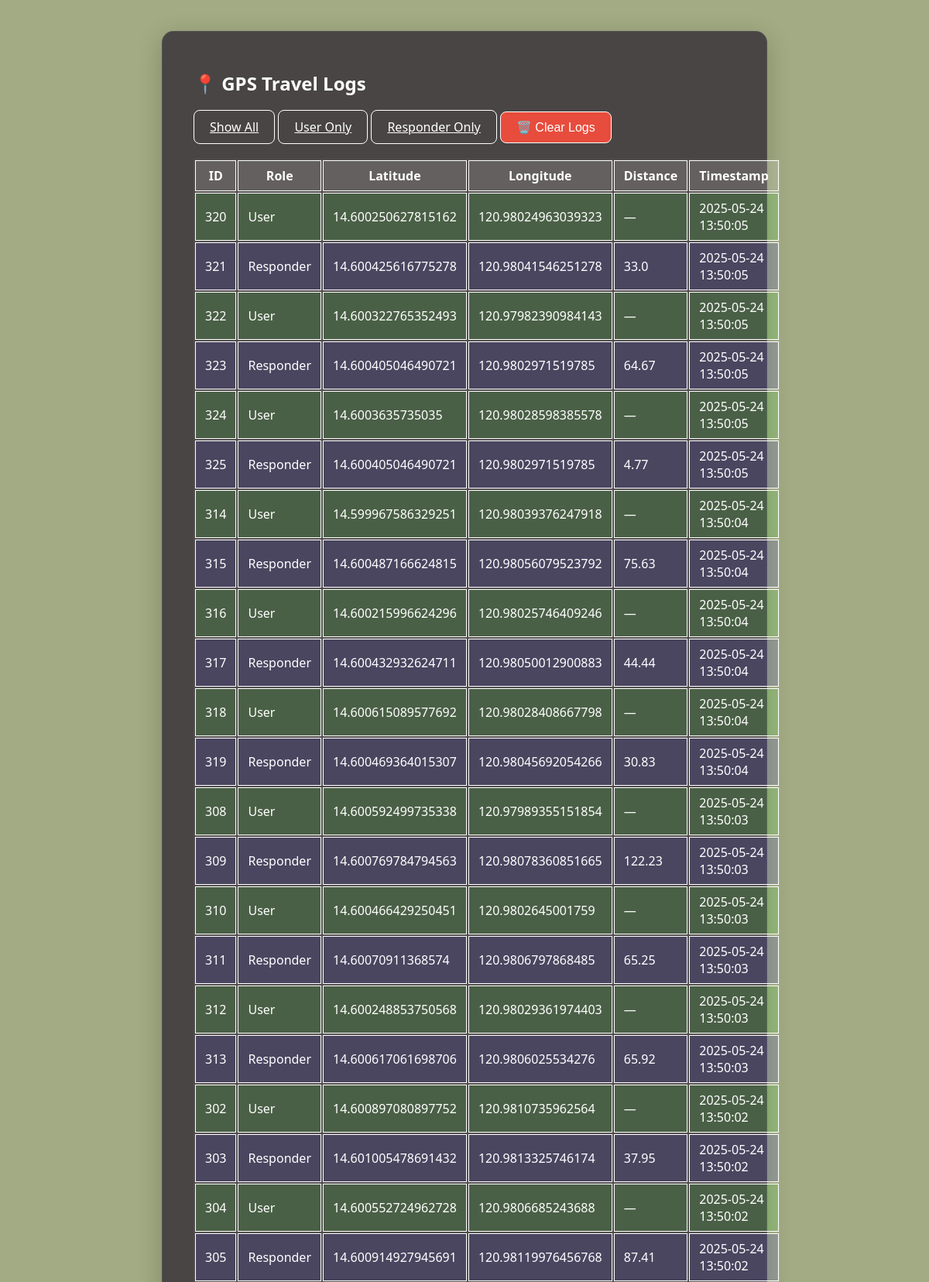
Page /logs (upper part) on the committed database.
### tables this page shows
CREATE TABLE gps_logs (
                    id INTEGER PRIMARY KEY AUTOINCREMENT,
                    role TEXT,
                    latitude REAL,
                    longitude REAL,
                    distance REAL,
                    timestamp TEXT
                );

### app.py (the view)
@app.route('/logs')
def logs():
    conn = sqlite3.connect('gps_logs.db')
    c = conn.cursor()
    c.execute("SELECT * FROM gps_logs ORDER BY timestamp DESC")
    data = c.fetchall()
    conn.close()
    return render_template('logs.html', logs=data)

### templates/logs.html (shortened to what this page needs)
<!DOCTYPE html>
<html>
<head>
    <link rel="stylesheet" href="/static/style.css">
</head>
<body>
    <div class="container">
        <h2>📍 GPS Travel Logs</h2>
        <div class="btn-group">
            <a href="{{ url_for('logs') }}" class="btn">Show All</a>
            <a href="{{ url_for('logs', role='User') }}" class="btn">User Only</a>
            <a href="{{ url_for('logs', role='Responder') }}" class="btn">Responder Only</a>
            <form method="POST" action="{{ url_for('clear_logs') }}" onsubmit="return confirm('Are you sure you want to delete all logs?');">
                <button type="submit" class="btn" style="background-color: #e74c3c; color: white;">🗑️ Clear Logs</button>
            </form>
        </div>
        <table>
            <thead>
                <tr>
                    <th>ID</th>
                    <th>Role</th>
                    <th>Latitude</th>
                    <th>Longitude</th>
                    <th>Distance</th>
                    <th>Timestamp</th>
                </tr>
            </thead>
            <tbody>
            {% for log in logs %}
             <tr style="background-color:
             {% if log[1] == 'User' %} rgba(0, 255, 0, 0.1)
             {% elif log[1] == 'Responder' %}rgba(0, 0, 255, 0.1)
             {% endif %};">
            <td>{{ log[0] }}</td>
            <td>{{ log[1] }}</td>
            <td>{{ log[2] }}</td>
            <td>{{ log[3] }}</td>
            <td>{{ log[4] or '—' }}</td>
            <td>{{ log[5] }}</td>
        </tr>
        {% endfor %}
        </tbody>
        </table>
        <br>
    </div>
</body>
</html>

### static/style.css (style rules this page uses)
body { background: #a2ab83; height: 100vh; margin: 0; font-family: 'Segoe UI', Tahoma, Geneva, Verdana, sans-serif; color: rgb(255, 255, 255); }
.container { background: rgb(73, 69, 69); backdrop-filter: blur(12px); border-radius: 15px; padding: 30px 40px; max-width: 700px; margin: 40px auto; box-shadow: 0 8px 32px 0 rgba(0, 0, 0, 0.2); color: #ffffff; border: 1px solid rgba(107, 104, 104, 0.316); }
button, .btn { background-color: transparent; color: white; border: 1px solid white; padding: 10px 20px; border-radius: 8px; cursor: pointer; font-size: 16px; transition: all 0.3s ease; }

### templates/logs.html (style rules this page uses)
.btn-group { margin-bottom: 20px; }
.btn-group form { display: inline-block; }
table { width: 100%; background-color: rgba(255,255,255,0.05); color: white; }
th, td { padding: 8px 12px; border: 1px solid white; }
th { background-color: rgba(255,255,255,0.1); }

### rows in the picture
gps_logs: id "320", role "User", latitude "14.600250627815162", longitude "120.98024963039323", log "—", timestamp "2025-05-24 13:50:05"
gps_logs: id "321", role "Responder", latitude "14.600425616775278", longitude "120.98041546251278", distance "33.0", timestamp "2025-05-24 13:50:05"
gps_logs: id "322", role "User", latitude "14.600322765352493", longitude "120.97982390984143", log "—", timestamp "2025-05-24 13:50:05"
gps_logs: id "323", role "Responder", latitude "14.600405046490721", longitude "120.9802971519785", distance "64.67", timestamp "2025-05-24 13:50:05"
gps_logs: id "324", role "User", latitude "14.6003635735035", longitude "120.98028598385578", log "—", timestamp "2025-05-24 13:50:05"
gps_logs: id "325", role "Responder", latitude "14.600405046490721", longitude "120.9802971519785", distance "4.77", timestamp "2025-05-24 13:50:05"
gps_logs: id "314", role "User", latitude "14.599967586329251", longitude "120.98039376247918", log "—", timestamp "2025-05-24 13:50:04"
gps_logs: id "315", role "Responder", latitude "14.600487166624815", longitude "120.98056079523792", distance "75.63", timestamp "2025-05-24 13:50:04"
gps_logs: id "316", role "User", latitude "14.600215996624296", longitude "120.98025746409246", log "—", timestamp "2025-05-24 13:50:04"
gps_logs: id "317", role "Responder", latitude "14.600432932624711", longitude "120.98050012900883", distance "44.44", timestamp "2025-05-24 13:50:04"
gps_logs: id "318", role "User", latitude "14.600615089577692", longitude "120.98028408667798", log "—", timestamp "2025-05-24 13:50:04"
gps_logs: id "319", role "Responder", latitude "14.600469364015307", longitude "120.98045692054266", distance "30.83", timestamp "2025-05-24 13:50:04"
gps_logs: id "308", role "User", latitude "14.600592499735338", longitude "120.97989355151854", log "—", timestamp "2025-05-24 13:50:03"
gps_logs: id "309", role "Responder", latitude "14.600769784794563", longitude "120.98078360851665", distance "122.23", timestamp "2025-05-24 13:50:03"
gps_logs: id "310", role "User", latitude "14.600466429250451", longitude "120.9802645001759", log "—", timestamp "2025-05-24 13:50:03"
gps_logs: id "311", role "Responder", latitude "14.60070911368574", longitude "120.9806797868485", distance "65.25", timestamp "2025-05-24 13:50:03"
gps_logs: id "312", role "User", latitude "14.600248853750568", longitude "120.98029361974403", log "—", timestamp "2025-05-24 13:50:03"
gps_logs: id "313", role "Responder", latitude "14.600617061698706", longitude "120.9806025534276", distance "65.92", timestamp "2025-05-24 13:50:03"
gps_logs: id "302", role "User", latitude "14.600897080897752", longitude "120.9810735962564", log "—", timestamp "2025-05-24 13:50:02"
gps_logs: id "303", role "Responder", latitude "14.601005478691432", longitude "120.9813325746174", distance "37.95", timestamp "2025-05-24 13:50:02"
gps_logs: id "304", role "User", latitude "14.600552724962728", longitude "120.9806685243688", log "—", timestamp "2025-05-24 13:50:02"
gps_logs: id "305", role "Responder", latitude "14.600914927945691", longitude "120.98119976456768", distance "87.41", timestamp "2025-05-24 13:50:02"
